Frame 1 (no input): blank canvas, image omitted
Frame 60 (the mouse pressed at the canvas centre just before this capture): blank canvas, image omitted
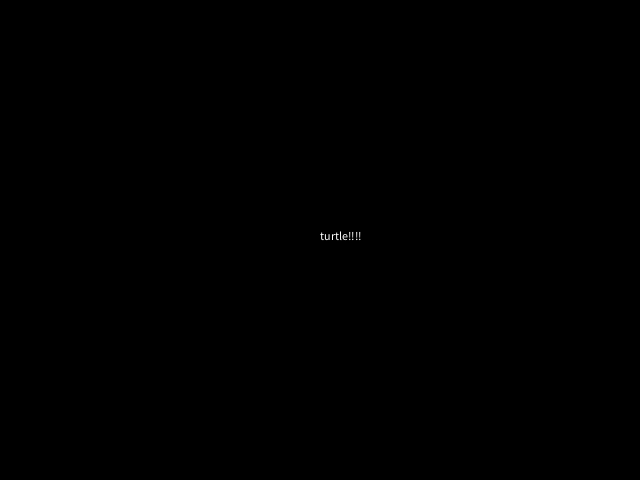
Frame 120 (the mouse held since frame 60 and released just before this capture)

The Processing sketch whose frames 1 and 60 were blank and that drew this single picture after the mouse press (run headless with seeded random() and noise(); from frame 60 on, the mouse is pressed at the canvas centre):

// Processing sketch: function_return
// ── function_return.pde
void setup() {
  size (640, 480);
}

void draw() {
  background (0); 
  int result = add (5, 10); 
  println (result); 

  String cheer = yellIt ("turtle"); 
  if (mousePressed) {
    text (cheer, width/2, height/2);
  }
}

int add(int num1, int num2) {
  return num1 + num2;
}

String yellIt(String word) {
  String yelledWord = word + "!!!!"; 
  return yelledWord;
}
